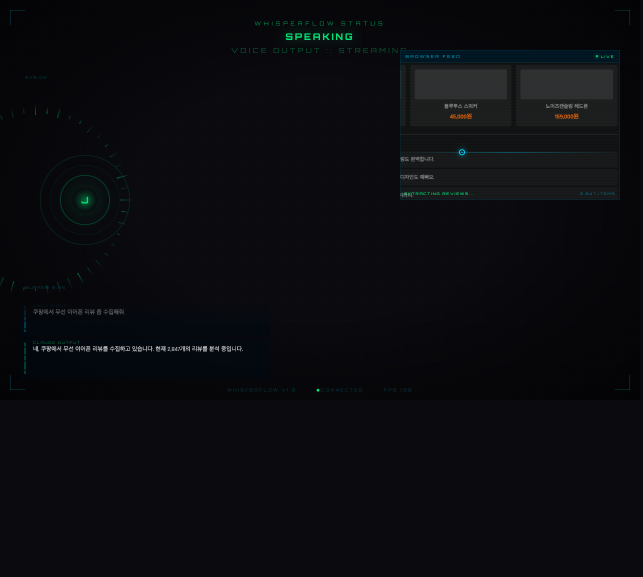
#> input picture jarvis_browser_feed_mockup.png, 1285 x 1154 px (shown at 1/2 size)
$ python -i make_10k_gif.py   (imports and definitions only)
#> lines starting #> are read from the running program, lines starting #| are printed output that depends on the picture
"""
10K 팔로워 축하 GIF 생성 스크립트.
Usage: python make_10k_gif.py
출력: ~/Desktop/10k_thanks.gif
"""
import math
import random
import sys
from pathlib import Path

from PIL import Image, ImageDraw, ImageFont, ImageFilter

W, H = 600, 600
FONT_PATH = "/System/Library/Fonts/AppleSDGothicNeo.ttc"
OUT_PATH = str(Path.home() / "Desktop" / "10k_thanks.gif")

TOTAL_FRAMES = 72  # 72 frames = ~3.6s at 50ms per frame
FRAME_DURATION_MS = 50

# ── 색상 팔레트 ──────────────────────────────────────────────
BG      = (5, 5, 15)
GOLD    = (255, 215, 0)
GOLD2   = (255, 180, 40)
WHITE   = (255, 255, 255)
CYAN    = (80, 220, 255)
PINK    = (255, 100, 180)


def lerp(a, b, t):
    return a + (b - a) * t


def ease_out(t):
    return 1 - (1 - t) ** 3


def ease_in_out(t):
    return t * t * (3 - 2 * t)


def clamp(v, lo=0.0, hi=1.0):
    return max(lo, min(hi, v))


# [1 line not run here, left out]
STARS = [
    (random.randint(0, W), random.randint(0, H),
     random.uniform(0.5, 2.5),
     random.uniform(0, 2 * math.pi),
     random.choice([GOLD, WHITE, CYAN, PINK]))
    for _ in range(120)
]

BURST_PARTICLES = [
    (random.uniform(0, 2 * math.pi),
     random.uniform(60, 260),
     random.choice([GOLD, GOLD2, CYAN, PINK, WHITE]),
     random.uniform(1.5, 4.0))
    for _ in range(40)
]


def draw_bg(draw, frame):
    """배경 + 방사형 그라데이션."""
    img_bg = Image.new("RGB", (W, H), BG)
    # radial glow toward center
    cx, cy = W // 2, H // 2
    t = clamp((frame - 20) / 30)
    glow_r = int(lerp(0, 220, ease_in_out(t)))
    if glow_r > 0:
        glow_layer = Image.new("RGB", (W, H), BG)
        gd = ImageDraw.Draw(glow_layer)
        for r in range(glow_r, 0, -4):
            alpha = int(lerp(0, 18, 1 - r / glow_r))
            col = tuple(min(255, c + alpha) for c in BG)
            gd.ellipse(
                [cx - r, cy - r, cx + r, cy + r],
                fill=col
            )
        img_bg = Image.blend(img_bg, glow_layer, 0.7)
    return img_bg


# [72 lines left out: functions draw_stars, draw_burst, draw_rings, draw_glow_text, not called in this run]


def make_frame(frame):
    img = draw_bg(None, frame)
    draw = ImageDraw.Draw(img)
    img = img.convert("RGBA")

    draw_stars(draw, frame)
    draw_rings(draw, frame)
    draw_burst(draw, frame)

    # ── "1만" 텍스트 ──────────────────────────────────────
    t_main = clamp((frame - 5) / 20)
    if t_main > 0:
        scale = 0.6 + 0.4 * ease_out(t_main)
        alpha = int(255 * ease_out(t_main))
        font_size = int(130 * scale)
        try:
            font_main = ImageFont.truetype(FONT_PATH, font_size, index=7)
        except Exception:
            font_main = ImageFont.truetype(FONT_PATH, font_size)

        text_img = Image.new("RGBA", (W, H), (0, 0, 0, 0))
        text_img = draw_glow_text(text_img, "1만 팔로우", font_main, GOLD, 220)
        # alpha mask
        alpha_mask = text_img.split()[3].point(lambda p: int(p * alpha / 255))
        text_img.putalpha(alpha_mask)
        img.paste(text_img, mask=text_img.split()[3])

    # ── "감사합니다" 텍스트 ──────────────────────────────────
    t_sub = clamp((frame - 25) / 20)
    if t_sub > 0:
        alpha2 = int(255 * ease_out(t_sub))
        try:
            font_sub = ImageFont.truetype(FONT_PATH, 60, index=5)
        except Exception:
            font_sub = ImageFont.truetype(FONT_PATH, 60)

        text_img2 = Image.new("RGBA", (W, H), (0, 0, 0, 0))
        text_img2 = draw_glow_text(text_img2, "감사합니다 🙏", font_sub, WHITE, 330)
        alpha_mask2 = text_img2.split()[3].point(lambda p: int(p * alpha2 / 255))
        text_img2.putalpha(alpha_mask2)
        img.paste(text_img2, mask=text_img2.split()[3])

    # ── 부제 텍스트 ──────────────────────────────────────────
    t_caption = clamp((frame - 40) / 15)
    if t_caption > 0:
        alpha3 = int(200 * ease_out(t_caption))
        try:
            font_cap = ImageFont.truetype(FONT_PATH, 28, index=3)
        except Exception:
            font_cap = ImageFont.truetype(FONT_PATH, 28)

        text_img3 = Image.new("RGBA", (W, H), (0, 0, 0, 0))
        text_img3 = draw_glow_text(text_img3, "항상 응원해주셔서 감사합니다 ✨", font_cap, CYAN, 420)
        alpha_mask3 = text_img3.split()[3].point(lambda p: int(p * alpha3 / 255))
        text_img3.putalpha(alpha_mask3)
        img.paste(text_img3, mask=text_img3.split()[3])

    return img.convert("RGB")


# [20 lines left out: function main, not called in this run]


# [2 lines not run here, left out]

>>> import cv2
>>> picture = cv2.imread('../../jarvis_browser_feed_mockup.png', cv2.IMREAD_GRAYSCALE)
#> picture: shape (1154, 1285); min 3, max 205, mean 11.1
>>> result = make_frame(picture)
#> in draw_bg, `img_bg = Image.new("RGB", (W, H), BG)`:
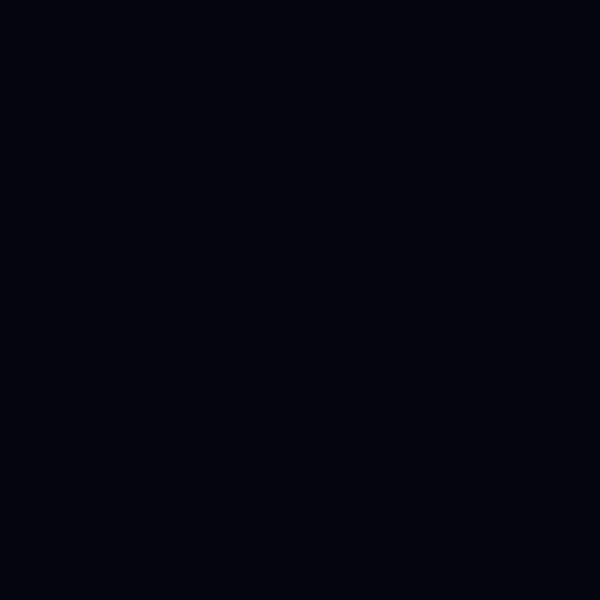
#> img_bg: PIL image 600x600 RGB; mean R, G, B 5, 5, 15
#> (the run stopped early here; a loop or call above may not have finished)
